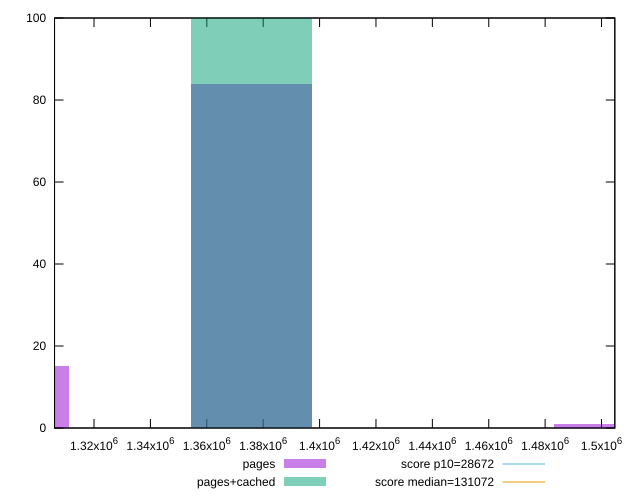

Recreate this plot in gnuplot.
reset

$pages <<EOF
1375736.590915488 84
1289753.0539832702 15
1504711.8963138151 1
EOF

$pagesCached <<EOF
1375736.590915488 100
EOF

set key outside below
set boxwidth 42991.768466109
set xrange [1305992.2375053538:1504716.0866207012]
set yrange [0:100]
set trange [0:100]
set style fill transparent solid 0.5 noborder

set parametric
set terminal svg size 640, 500 enhanced background rgb 'white'
set output "report_00015_2021-02-09T16-11-33.973Z/uses-long-cache-ttl/comparison/histogram/0_vs_1.svg"

plot $pages title "pages" with boxes, \
     $pagesCached title "pages+cached" with boxes, \
     28672,t title "score p10=28672", \
     131072,t title "score median=131072"

reset
